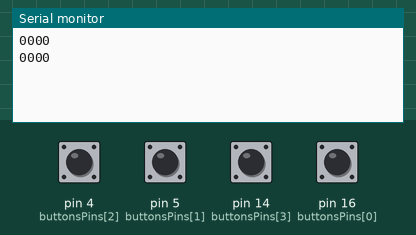
Recording of a sketch running on a simulated Arduino Uno, built with avr-gcc and run on an emulated ATmega328P. On the bench: the last lines printed to the serial monitor. Inputs (shaded band) come from the test bench; at power-on: pin 4 (buttonsPins[2]), pin 5 (buttonsPins[1]), pin 14 (buttonsPins[3]), pin 16 (buttonsPins[0]) LOW.

Above: at 1.2 s.
1.3 s: pin 4 (buttonsPins[2]) pulled HIGH for 0.15 s
At 1.43 s:
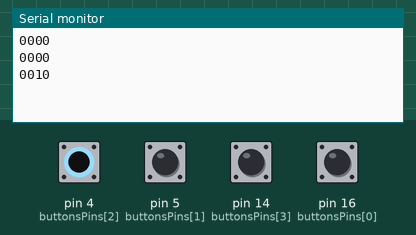
2.9 s: pin 5 (buttonsPins[1]) pulled HIGH for 0.15 s
At 3.03 s:
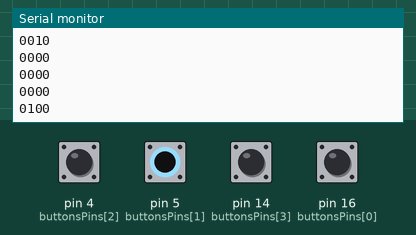
4.5 s: pin 14 (buttonsPins[3]) pulled HIGH for 0.15 s
At 4.63 s:
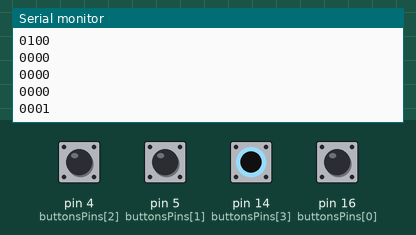
6.1 s: pin 16 (buttonsPins[0]) pulled HIGH for 0.15 s
At 6.23 s:
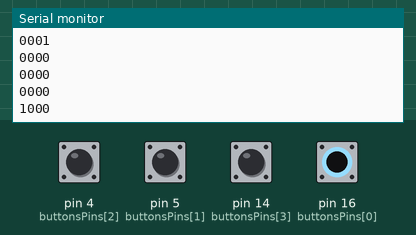
Timing chart, 0 to 8.7 s (numbered marks = the images above; inputs shaded):
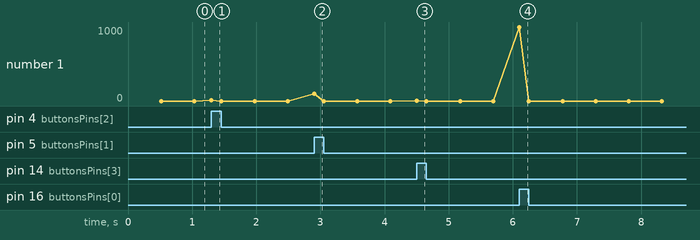

The sketch:

arduino-gamepad.ino
```cpp
#define BUTTONS_COUNT 4
const int buttonsPins[BUTTONS_COUNT] = { 16, 5, 4, 14 }; // ESP2866
int timer = 0;

bool buttonsStates[BUTTONS_COUNT];

void printStates()
{
  for (int i = 0; i < BUTTONS_COUNT; ++i)
  {
    Serial.print(String() + buttonsStates[i]);
  }

  Serial.println("");
}

void setup()
{
  Serial.begin(9600);

  for (int i = 0; i < BUTTONS_COUNT; ++i)
  {
    pinMode(buttonsPins[i], INPUT);
  }
}

void loop()
{
  bool needSend = false;

  for (int i = 0; i < BUTTONS_COUNT; ++i)
  {
    const bool down = digitalRead(buttonsPins[i]);
    if (buttonsStates[i] != down)
    {
      buttonsStates[i] = down;
      needSend = true;
    }
  }

  if (needSend)
  {
    printStates();
    delay(10);
    timer = 0;
  }

  if (timer > 500)
  {
    printStates();
    timer = 0;
  }

  timer++;
  delay(1);
}
```

Measured:
- after the input at 1.3 s, the serial monitor: prints a new line at once (image 1)
- after the input at 2.9 s, the serial monitor: prints a new line at once (image 2)
- after the input at 4.5 s, the serial monitor: prints a new line at once (image 3)
- after the input at 6.1 s, the serial monitor: prints a new line at once (image 4)
